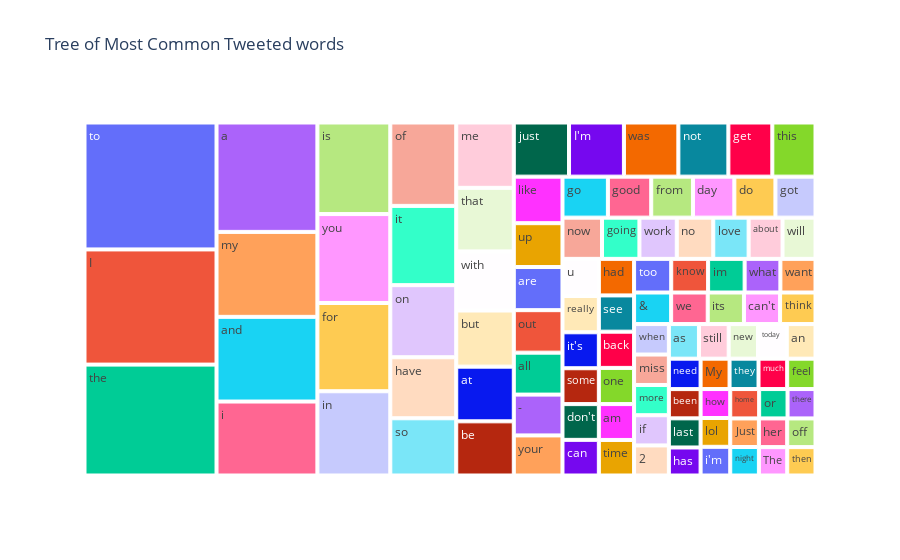

Notebook cell for this chart:
### Code cell
# Ploting the tree of Most Common Tweeted words

temp = pd.DataFrame(most)


fig = px.treemap(temp, path=[0], values=1,title='Tree of Most Common Tweeted words')
fig.show()

### Figure 1 — Plotly figure (JSON) as saved in the notebook; plotly's stock layout.template omitted (floating-point values rounded to 4 significant figures)
{"data": [{"branchvalues": "total", "domain": {"x": [0, 1], "y": [0, 1]}, "hovertemplate": "labels=%{label}<br>1=%{value}<br>parent=%{parent}<br>id=%{id}<extra></extra>", "ids": ["&amp;", "-", "2", "I", "I'm", "Just", "My", "The", "a", "about", "all", "am", "an", "and", "are", "as", "at", "back", "be", "been", "but", "can", "can't", "day", "do", "don't", "feel", "for", "from", "get", "go", "going", "good", "got", "had", "has", "have", "her", "home", "how", "i", "i'm", "if", "im", "in", "is", "it", "it's", "its", "just", "know", "last", "like", "lol", "love", "me", "miss", "more", "much", "my", "need", "new", "night", "no", "not", "now", "of", "off", "on", "one", "or", "out", "really", "see", "so", "some", "still", "that", "the", "then", "there", "they", "think", "this", "time", "to", "today", "too", "u", "up", "want", "was", "we", "what", "when", "will", "with", "work", "you", "your"], "labels": ["&amp;", "-", "2", "I", "I'm", "Just", "My", "The", "a", "about", "all", "am", "an", "and", "are", "as", "at", "back", "be", "been", "but", "can", "can't", "day", "do", "don't", "feel", "for", "from", "get", "go", "going", "good", "got", "had", "has", "have", "her", "home", "how", "i", "i'm", "if", "im", "in", "is", "it", "it's", "its", "just", "know", "last", "like", "lol", "love", "me", "miss", "more", "much", "my", "need", "new", "night", "no", "not", "now", "of", "off", "on", "one", "or", "out", "really", "see", "so", "some", "still", "that", "the", "then", "there", "they", "think", "this", "time", "to", "today", "too", "u", "up", "want", "was", "we", "what", "when", "will", "with", "work", "you", "your"], "name": "", "parents": ["", "", "", "", "", "", "", "", "", "", "", "", "", "", "", "", "", "", "", "", "", "", "", "", "", "", "", "", "", "", "", "", "", "", "", "", "", "", "", "", "", "", "", "", "", "", "", "", "", "", "", "", "", "", "", "", "", "", "", "", "", "", "", "", "", "", "", "", "", "", "", "", "", "", "", "", "", "", "", "", "", "", "", "", "", "", "", "", "", "", "", "", "", "", "", "", "", "", "", ""], "type": "treemap", "values": [960, 1630, 859, 12477, 2438, 672, 722, 660, 9053, 1147, 1675, 1037, 816, 7008, 1723, 854, 2582, 1047, 2558, 761, 2650, 1064, 936, 1393, 1382, 1067, 706, 5277, 1403, 1951, 1528, 1266, 1458, 1348, 1056, 729, 3302, 666, 697, 704, 6122, 698, 862, 1008, 5040, 5477, 4289, 1073, 938, 2453, 1018, 758, 1859, 701, 1196, 3085, 869, 863, 714, 7033, 792, 832, 670, 1235, 2221, 1338, 4511, 666, 3901, 1046, 685, 1697, 1084, 1048, 3096, 1071, 844, 3001, 12013, 658, 674, 722, 917, 1918, 1027, 13750, 817, 1025, 1108, 1751, 969, 2418, 947, 987, 870, 1116, 2793, 1264, 5320, 1601]}], "layout": {"legend": {"tracegroupgap": 0}, "title": {"text": "Tree of Most Common Tweeted words"}}}
